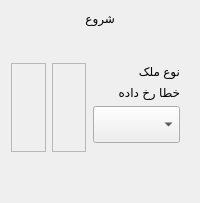
          <widget class="QWidget" name="form_step1">
           <layout class="QVBoxLayout" name="verticalLayout_8">
            <property name="topMargin">
             <number>11</number>
            </property>
            <item alignment="Qt::AlignHCenter">
             <widget class="QLabel" name="label_6">
              <property name="text">
               <string>شروع</string>
              </property>
             </widget>
            </item>
            <item>
             <layout class="QGridLayout" name="gridLayout_11">
              <property name="topMargin">
               <number>31</number>
              </property>
              <item row="0" column="1">
               <widget class="QFrame" name="frame_32">
                <property name="frameShape">
                 <enum>QFrame::StyledPanel</enum>
                </property>
                <property name="frameShadow">
                 <enum>QFrame::Raised</enum>
                </property>
               </widget>
              </item>
              <item row="0" column="2">
               <widget class="QFrame" name="melkCategoryFormFrame">
                <layout class="QVBoxLayout" name="verticalLayout_55">
                 <property name="leftMargin">
                  <number>1</number>
                 </property>
                 <property name="topMargin">
                  <number>1</number>
                 </property>
                 <item>
                  <widget class="QLabel" name="melkCategoryFormLbl">
                   <property name="text">
                    <string>نوع ملک</string>
                   </property>
                   <property name="styleClass" stdset="0">
                    <string>form-label</string>
                   </property>
                  </widget>
                 </item>
                 <item>
                  <widget class="QLabel" name="melkCategoryFormError">
                   <property name="text">
                    <string>خطا رخ داده</string>
                   </property>
                   <property name="styleClass" stdset="0">
                    <string>form-field-error</string>
                   </property>
                  </widget>
                 </item>
                 <item>
                  <widget class="QComboBox" name="melkCategoryFormInpt">
                   <property name="minimumSize">
                    <size>
                     <width>87</width>
                     <height>37</height>
                    </size>
                   </property>
                   <property name="styleClass" stdset="0">
                    <string>form-field</string>
                   </property>
                  </widget>
                 </item>
                </layout>
               </widget>
              </item>
              <item row="0" column="0">
               <widget class="QFrame" name="frame_33">
                <property name="frameShape">
                 <enum>QFrame::StyledPanel</enum>
                </property>
                <property name="frameShadow">
                 <enum>QFrame::Raised</enum>
                </property>
               </widget>
              </item>
             </layout>
            </item>
            <item>
             <spacer name="verticalSpacer_22">
              <property name="orientation">
               <enum>Qt::Vertical</enum>
              </property>
              <property name="sizeHint" stdset="0">
               <size>
                <width>20</width>
                <height>40</height>
               </size>
              </property>
             </spacer>
            </item>
           </layout>
          </widget>
